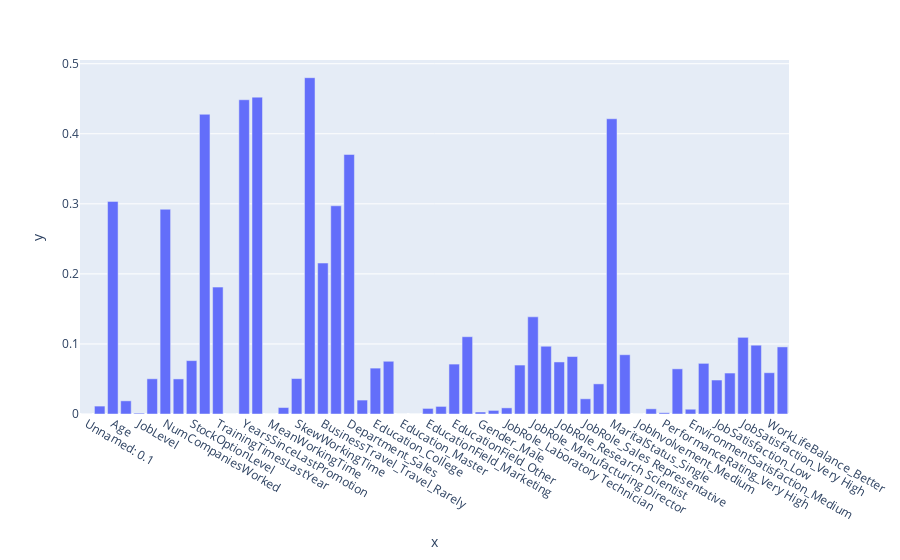

Notebook code cell kept with this figure:
### Code cell
import numpy as np

from pandas import DataFrame
from plotly.express import bar

bar(DataFrame({
    'x': x.columns,
    'y': np.abs(best_logreg.coef_.reshape(-1))
}), x='x', y='y')

### Figure 1 — Plotly figure (JSON) as saved in the notebook; plotly's stock layout.template omitted (floating-point values rounded to 4 significant figures)
{"data": [{"alignmentgroup": "True", "hovertemplate": "x=%{x}<br>y=%{y}<extra></extra>", "legendgroup": "", "marker": {"color": "#636efa", "pattern": {"shape": ""}}, "name": "", "offsetgroup": "", "orientation": "v", "showlegend": false, "textposition": "auto", "x": ["Unnamed: 0.1", "Unnamed: 0", "Age", "DistanceFromHome", "JobLevel", "MonthlyIncome", "NumCompaniesWorked", "PercentSalaryHike", "StockOptionLevel", "TotalWorkingYears", "TrainingTimesLastYear", "YearsAtCompany", "YearsSinceLastPromotion", "YearsWithCurrManager", "MeanWorkingTime", "MedianWorkingTime", "SkewWorkingTime", "BusinessTravel_Travel_Frequently", "BusinessTravel_Travel_Rarely", "Department_Research & Development", "Department_Sales", "Education_Below College", "Education_College", "Education_Doctor", "Education_Master", "EducationField_Life Sciences", "EducationField_Marketing", "EducationField_Medical", "EducationField_Other", "EducationField_Technical Degree", "Gender_Male", "JobRole_Human Resources", "JobRole_Laboratory Technician", "JobRole_Manager", "JobRole_Manufacturing Director", "JobRole_Research Director", "JobRole_Research Scientist", "JobRole_Sales Executive", "JobRole_Sales Representative", "MaritalStatus_Married", "MaritalStatus_Single", "JobInvolvement_Low", "JobInvolvement_Medium", "JobInvolvement_Very High", "PerformanceRating_Very High", "EnvironmentSatisfaction_Low", "EnvironmentSatisfaction_Medium", "EnvironmentSatisfaction_Very High", "JobSatisfaction_Low", "JobSatisfaction_Medium", "JobSatisfaction_Very High", "WorkLifeBalance_Best", "WorkLifeBalance_Better", "WorkLifeBalance_Good"], "xaxis": "x", "y": [3.838e-05, 0.0113, 0.3035, 0.01879, 0.001212, 0.05026, 0.2923, 0.05006, 0.0762, 0.4278, 0.1811, 0.0, 0.4486, 0.4523, 0.0, 0.009225, 0.05063, 0.48, 0.2155, 0.2972, 0.3705, 0.01989, 0.0655, 0.07526, 0.0, 0.0, 0.007959, 0.01083, 0.07124, 0.1103, 0.00284, 0.005116, 0.008757, 0.06986, 0.1387, 0.09671, 0.07428, 0.08202, 0.0217, 0.04301, 0.4214, 0.0846, 0.0, 0.007402, 0.001803, 0.06446, 0.006818, 0.0723, 0.04849, 0.05847, 0.1094, 0.09821, 0.0589, 0.09578], "yaxis": "y", "type": "bar"}], "layout": {"xaxis": {"anchor": "y", "domain": [0.0, 1.0], "title": {"text": "x"}}, "yaxis": {"anchor": "x", "domain": [0.0, 1.0], "title": {"text": "y"}}, "legend": {"tracegroupgap": 0}, "margin": {"t": 60}, "barmode": "relative"}}
